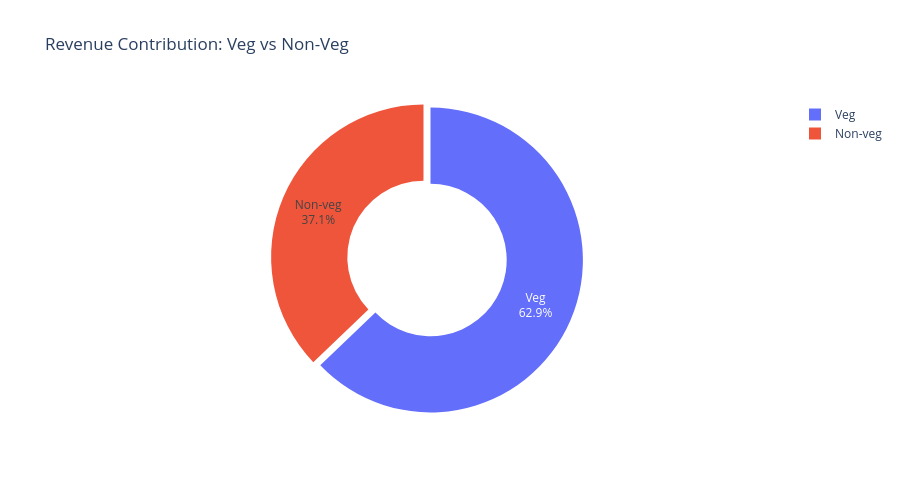

The notebook cell this image was saved under:
### Code cell
import plotly.express as px

food_revenue = (
    df.groupby("Food Category")["Price (INR)"]
    .sum()
    .reset_index()
)

fig = px.pie(
    food_revenue,
    values="Price (INR)",
    names="Food Category",
    hole=0.5,
    title="Revenue Contribution: Veg vs Non-Veg"
)

fig.update_traces(
    textinfo="percent+label",
    pull=[0.05, 0]
)

fig.update_layout(height=500)

fig.show()

### Figure 1 — Plotly figure (JSON) as saved in the notebook; plotly's stock layout.template omitted (floating-point values rounded to 4 significant figures)
{"data": [{"domain": {"x": [0, 1], "y": [0, 1]}, "hole": 0.5, "hovertemplate": "Food Category=%{label}<br>Price (INR)=%{value}<extra></extra>", "labels": ["Non-veg", "Veg"], "legendgroup": "", "name": "", "pull": [0.05, 0], "showlegend": true, "textinfo": "percent+label", "type": "pie", "values": [19680000.0, 33330000.0]}], "layout": {"height": 500, "legend": {"tracegroupgap": 0}, "title": {"text": "Revenue Contribution: Veg vs Non-Veg"}}}
